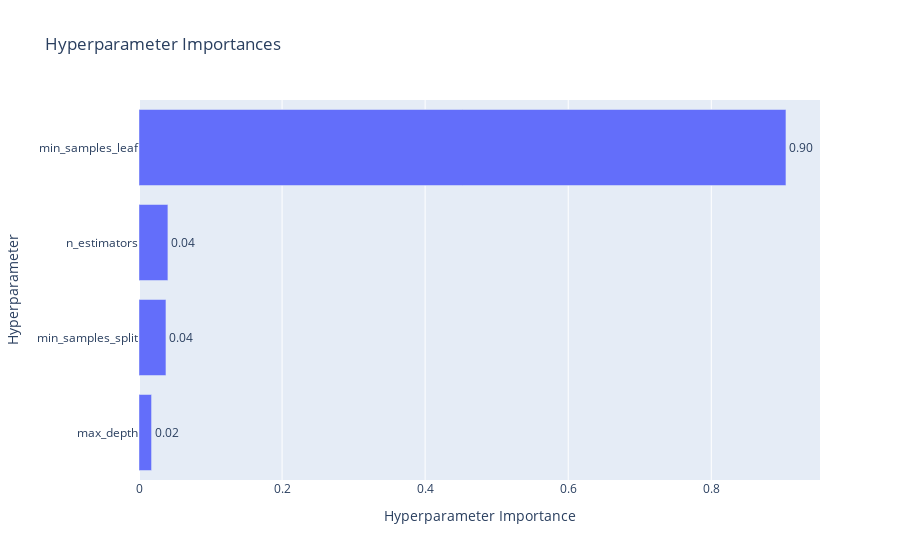

The notebook cell saved with this chart:
### Code cell
optuna.visualization.plot_param_importances(study)

### Figure 1 — Plotly figure (JSON) as saved in the notebook; plotly's stock layout.template omitted (floating-point values rounded to 4 significant figures)
{"data": [{"cliponaxis": false, "hovertemplate": ["max_depth (IntDistribution): 0.017563977566120603<extra></extra>", "min_samples_split (IntDistribution): 0.03766757026256659<extra></extra>", "n_estimators (IntDistribution): 0.040400408587571844<extra></extra>", "min_samples_leaf (IntDistribution): 0.904368043583741<extra></extra>"], "name": "Objective Value", "orientation": "h", "text": ["0.02", "0.04", "0.04", "0.90"], "textposition": "outside", "type": "bar", "x": [0.01756, 0.03767, 0.0404, 0.9044], "y": ["max_depth", "min_samples_split", "n_estimators", "min_samples_leaf"]}], "layout": {"title": {"text": "Hyperparameter Importances"}, "xaxis": {"title": {"text": "Hyperparameter Importance"}}, "yaxis": {"title": {"text": "Hyperparameter"}}}}
